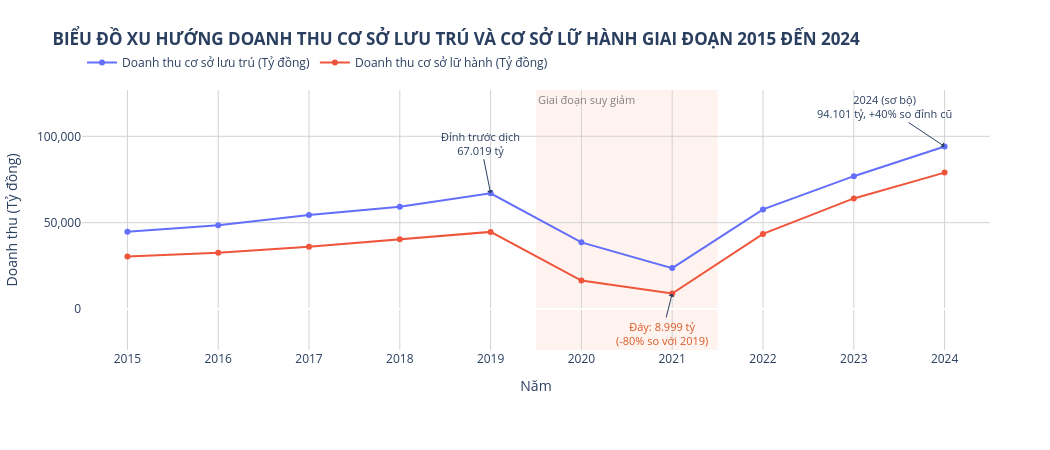

Here is the notebook cell this chart was saved with:
### Code cell
import pandas as pd
import plotly.express as px

df_nam = pd.read_csv("../data/raw/du_lieu_du_lich_nam.csv")
df_nam["Trạng thái"] = df_nam["Năm"].astype(str).apply(lambda x: "Sơ bộ" if "Sơ bộ" in x else "Chính thức")
df_nam["Năm"] = df_nam["Năm"].astype(str).str.extract(r"(\d{4})").astype(int)

df_long = df_nam.melt(
    id_vars=["Năm"],
    value_vars=["Doanh thu cơ sở lưu trú (Tỷ đồng)", "Doanh thu cơ sở lữ hành (Tỷ đồng)"],
    var_name="Chỉ tiêu", value_name="Doanh thu (Tỷ đồng)"
)

fig4 = px.line(
    df_long, x="Năm", y="Doanh thu (Tỷ đồng)", color="Chỉ tiêu", markers=True,
    title="<b>BIỂU ĐỒ XU HƯỚNG DOANH THU CƠ SỞ LƯU TRÚ VÀ CƠ SỞ LỮ HÀNH GIAI ĐOẠN 2015 ĐẾN 2024</b>"
)

fig4.update_layout(
    autosize=False, width=1050, height= 450,
    legend_title_text="",
    legend=dict(orientation="h", yanchor="bottom", y=1.05, xanchor="left", x=0),
    hovermode="x unified", plot_bgcolor="white",
    margin=dict(l=60, r=60, t=90, b=100)
)
fig4.update_xaxes(type="linear", tickmode="linear", dtick=1, range=[2014.5, 2024.5], gridcolor="lightgrey")
fig4.update_yaxes(gridcolor="lightgrey", tickformat=",")

fig4.add_vrect(
    x0=2019.5, x1=2021.5, fillcolor="#eb6834", opacity=0.08,
    layer="below", line_width=0,
    annotation_text="Giai đoạn suy giảm", annotation_position="top left",
    annotation_font_size=11, annotation_font_color="grey"
)

fig4.add_annotation(x=2019, y=67019.3, text="Đỉnh trước dịch<br>67.019 tỷ", showarrow=True, arrowhead=1, ay=-50, font=dict(size=11))
fig4.add_annotation(x=2021, y=8998.84, text="Đáy: 8.999 tỷ<br>(-80% so với 2019)", showarrow=True, arrowhead=1, ay=40, font=dict(size=11, color="#d95926"))
fig4.add_annotation(x=2024, y=94101.41, text="2024 (sơ bộ)<br>94.101 tỷ, +40% so đỉnh cũ", showarrow=True, arrowhead=1, ax=-60, ay=-40, font=dict(size=11))

fig4.show()
# Biểu đồ 4
fig4.write_image("../outputs/figures/bieu_do_4_xu_huong_doanh_thu.png", scale=2)
fig4.write_html("../outputs/figures/bieu_do_4_xu_huong_doanh_thu.html")

### Figure 1 — Plotly figure (JSON) as saved in the notebook; plotly's stock layout.template omitted (floating-point values rounded to 4 significant figures)
{"data": [{"hovertemplate": "Chỉ tiêu=Doanh thu cơ sở lưu trú (Tỷ đồng)<br>Năm=%{x}<br>Doanh thu (Tỷ đồng)=%{y}<extra></extra>", "legendgroup": "Doanh thu cơ sở lưu trú (Tỷ đồng)", "line": {"color": "#636efa", "dash": "solid"}, "marker": {"symbol": "circle"}, "mode": "lines+markers", "name": "Doanh thu cơ sở lưu trú (Tỷ đồng)", "orientation": "v", "showlegend": true, "type": "scatter", "x": [2015, 2016, 2017, 2018, 2019, 2020, 2021, 2022, 2023, 2024], "xaxis": "x", "y": [44710.0, 48520.0, 54380.0, 59200.0, 67020.0, 38600.0, 23690.0, 57700.0, 76920.0, 94100.0], "yaxis": "y"}, {"hovertemplate": "Chỉ tiêu=Doanh thu cơ sở lữ hành (Tỷ đồng)<br>Năm=%{x}<br>Doanh thu (Tỷ đồng)=%{y}<extra></extra>", "legendgroup": "Doanh thu cơ sở lữ hành (Tỷ đồng)", "line": {"color": "#EF553B", "dash": "solid"}, "marker": {"symbol": "circle"}, "mode": "lines+markers", "name": "Doanh thu cơ sở lữ hành (Tỷ đồng)", "orientation": "v", "showlegend": true, "type": "scatter", "x": [2015, 2016, 2017, 2018, 2019, 2020, 2021, 2022, 2023, 2024], "xaxis": "x", "y": [30440.0, 32530.0, 36110.0, 40370.0, 44670.0, 16490.0, 8999.0, 43510.0, 64040.0, 78990.0], "yaxis": "y"}], "layout": {"annotations": [{"font": {"color": "grey", "size": 11}, "showarrow": false, "text": "Giai đoạn suy giảm", "x": 2020.0, "xanchor": "left", "xref": "x", "y": 1, "yanchor": "top", "yref": "y domain"}, {"arrowhead": 1, "ay": -50, "font": {"size": 11}, "showarrow": true, "text": "Đỉnh trước dịch<br>67.019 tỷ", "x": 2019, "y": 67020.0}, {"arrowhead": 1, "ay": 40, "font": {"color": "#d95926", "size": 11}, "showarrow": true, "text": "Đáy: 8.999 tỷ<br>(-80% so với 2019)", "x": 2021, "y": 8999.0}, {"arrowhead": 1, "ax": -60, "ay": -40, "font": {"size": 11}, "showarrow": true, "text": "2024 (sơ bộ)<br>94.101 tỷ, +40% so đỉnh cũ", "x": 2024, "y": 94100.0}], "autosize": false, "height": 450, "hovermode": "x unified", "legend": {"orientation": "h", "title": {"text": ""}, "tracegroupgap": 0, "x": 0, "xanchor": "left", "y": 1.05, "yanchor": "bottom"}, "margin": {"b": 100, "l": 60, "r": 60, "t": 90}, "plot_bgcolor": "white", "shapes": [{"fillcolor": "#eb6834", "layer": "below", "line": {"width": 0}, "opacity": 0.08, "type": "rect", "x0": 2020.0, "x1": 2022.0, "xref": "x", "y0": 0, "y1": 1, "yref": "y domain"}], "title": {"text": "<b>BIỂU ĐỒ XU HƯỚNG DOANH THU CƠ SỞ LƯU TRÚ VÀ CƠ SỞ LỮ HÀNH GIAI ĐOẠN 2015 ĐẾN 2024</b>"}, "width": 1050, "xaxis": {"anchor": "y", "domain": [0, 1], "dtick": 1, "gridcolor": "lightgrey", "range": [2014.0, 2024.0], "tickmode": "linear", "title": {"text": "Năm"}, "type": "linear"}, "yaxis": {"anchor": "x", "domain": [0, 1], "gridcolor": "lightgrey", "tickformat": ",", "title": {"text": "Doanh thu (Tỷ đồng)"}}}}
